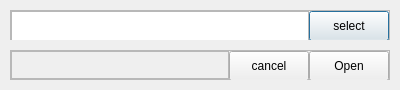
<?xml version="1.0" encoding="UTF-8"?>
<ui version="4.0">
 <class>OpenDialog</class>
 <widget class="QDialog" name="OpenDialog">
  <property name="geometry">
   <rect>
    <x>0</x>
    <y>0</y>
    <width>400</width>
    <height>90</height>
   </rect>
  </property>
  <property name="sizePolicy">
   <sizepolicy hsizetype="Preferred" vsizetype="Fixed">
    <horstretch>0</horstretch>
    <verstretch>0</verstretch>
   </sizepolicy>
  </property>
  <property name="minimumSize">
   <size>
    <width>400</width>
    <height>90</height>
   </size>
  </property>
  <property name="maximumSize">
   <size>
    <width>16777215</width>
    <height>92</height>
   </size>
  </property>
  <property name="windowTitle">
   <string>OpenFile</string>
  </property>
  <layout class="QVBoxLayout" name="verticalLayout">
   <property name="spacing">
    <number>10</number>
   </property>
   <property name="leftMargin">
    <number>10</number>
   </property>
   <property name="topMargin">
    <number>10</number>
   </property>
   <property name="rightMargin">
    <number>10</number>
   </property>
   <property name="bottomMargin">
    <number>10</number>
   </property>
   <item>
    <widget class="QFrame" name="frame">
     <property name="frameShape">
      <enum>QFrame::StyledPanel</enum>
     </property>
     <property name="frameShadow">
      <enum>QFrame::Raised</enum>
     </property>
     <layout class="QHBoxLayout" name="horizontalLayout">
      <property name="spacing">
       <number>0</number>
      </property>
      <property name="leftMargin">
       <number>0</number>
      </property>
      <property name="topMargin">
       <number>0</number>
      </property>
      <property name="rightMargin">
       <number>0</number>
      </property>
      <property name="bottomMargin">
       <number>0</number>
      </property>
      <item>
       <widget class="QPlainTextEdit" name="filename">
        <property name="minimumSize">
         <size>
          <width>0</width>
          <height>30</height>
         </size>
        </property>
        <property name="maximumSize">
         <size>
          <width>16777215</width>
          <height>30</height>
         </size>
        </property>
       </widget>
      </item>
      <item>
       <widget class="QPushButton" name="opendialog_selectButton">
        <property name="minimumSize">
         <size>
          <width>80</width>
          <height>30</height>
         </size>
        </property>
        <property name="maximumSize">
         <size>
          <width>80</width>
          <height>30</height>
         </size>
        </property>
        <property name="text">
         <string>select</string>
        </property>
       </widget>
      </item>
     </layout>
    </widget>
   </item>
   <item>
    <widget class="QFrame" name="frame_2">
     <property name="minimumSize">
      <size>
       <width>0</width>
       <height>30</height>
      </size>
     </property>
     <property name="maximumSize">
      <size>
       <width>16777215</width>
       <height>30</height>
      </size>
     </property>
     <property name="frameShape">
      <enum>QFrame::StyledPanel</enum>
     </property>
     <property name="frameShadow">
      <enum>QFrame::Raised</enum>
     </property>
     <layout class="QHBoxLayout" name="horizontalLayout_2">
      <property name="spacing">
       <number>0</number>
      </property>
      <property name="leftMargin">
       <number>0</number>
      </property>
      <property name="topMargin">
       <number>0</number>
      </property>
      <property name="rightMargin">
       <number>0</number>
      </property>
      <property name="bottomMargin">
       <number>0</number>
      </property>
      <item>
       <widget class="QFrame" name="frame_3">
        <property name="frameShape">
         <enum>QFrame::StyledPanel</enum>
        </property>
        <property name="frameShadow">
         <enum>QFrame::Raised</enum>
        </property>
       </widget>
      </item>
      <item>
       <widget class="QPushButton" name="opendialog_cancelButton">
        <property name="minimumSize">
         <size>
          <width>80</width>
          <height>30</height>
         </size>
        </property>
        <property name="maximumSize">
         <size>
          <width>80</width>
          <height>30</height>
         </size>
        </property>
        <property name="text">
         <string>cancel</string>
        </property>
       </widget>
      </item>
      <item>
       <widget class="QPushButton" name="opendialog_openButton">
        <property name="minimumSize">
         <size>
          <width>80</width>
          <height>30</height>
         </size>
        </property>
        <property name="maximumSize">
         <size>
          <width>80</width>
          <height>30</height>
         </size>
        </property>
        <property name="text">
         <string>Open</string>
        </property>
       </widget>
      </item>
     </layout>
    </widget>
   </item>
  </layout>
  <action name="actionMainAction">
   <property name="checkable">
    <bool>true</bool>
   </property>
   <property name="text">
    <string>MainAction</string>
   </property>
   <property name="shortcut">
    <string>Return</string>
   </property>
  </action>
 </widget>
 <resources/>
 <connections/>
</ui>
